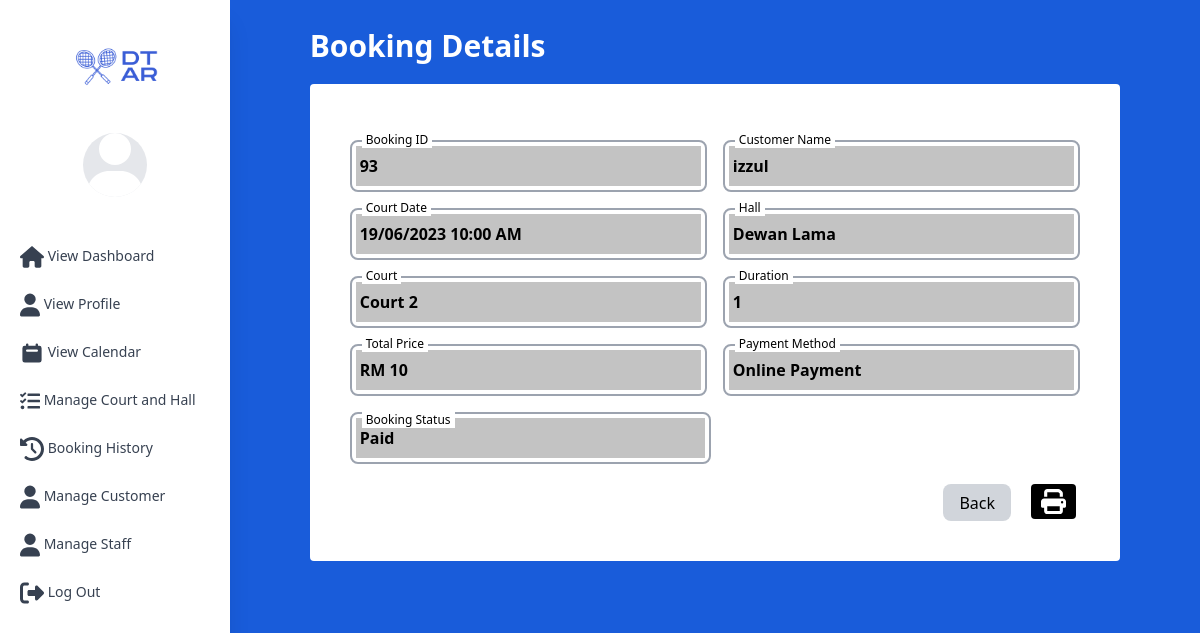
Page /adminManage_booking.php?id=93 (signed in) on the committed database.
### tables this page shows
CREATE TABLE `customer` (
  `customer_id` int(11) NOT NULL,
  `customer_name` varchar(50) DEFAULT NULL,
  `customer_age` varchar(50) DEFAULT NULL,
  `customer_ic` varchar(50) DEFAULT NULL,
  `customer_pass` varchar(50) DEFAULT NULL,
  `customer_email` varchar(50) NOT NULL,
  `customer_phone` varchar(20) DEFAULT NULL,
  `customer_address` varchar(100) DEFAULT NULL,
  `delete_at` timestamp NOT NULL DEFAULT current_timestamp() ON UPDATE current_timestamp(),
  `update_at` timestamp NULL DEFAULT NULL,
  `create_at` timestamp NULL DEFAULT NULL,
  `token` text DEFAULT NULL
);

CREATE TABLE `booking` (
  `booking_id` int(11) NOT NULL,
  `booking_datetime` datetime DEFAULT NULL,
  `booking_usedatetime` datetime DEFAULT NULL,
  `booking_duration` varchar(50) DEFAULT NULL,
  `booking_cancel` varchar(50) DEFAULT NULL,
  `booking_history` varchar(50) DEFAULT NULL,
  `customer_id` int(11) DEFAULT NULL,
  `delete_at` timestamp NOT NULL DEFAULT current_timestamp() ON UPDATE current_timestamp(),
  `update_at` timestamp NULL DEFAULT NULL,
  `create_at` timestamp NULL DEFAULT NULL,
  `token` text DEFAULT NULL
);

CREATE TABLE `hall` (
  `hall_id` int(11) NOT NULL,
  `hall_name` varchar(50) DEFAULT NULL,
  `hall_availability` varchar(50) DEFAULT NULL
);

CREATE TABLE `court` (
  `court_id` int(11) NOT NULL,
  `court_num` varchar(20) DEFAULT NULL,
  `hall_id` int(11) DEFAULT NULL,
  `court_availability` varchar(20) DEFAULT NULL,
  `delete_at` timestamp NOT NULL DEFAULT current_timestamp() ON UPDATE current_timestamp(),
  `update_at` timestamp NULL DEFAULT NULL,
  `create_at` timestamp NULL DEFAULT NULL,
  `token` text DEFAULT NULL
);

CREATE TABLE `payment` (
  `payment_id` int(11) NOT NULL,
  `payment_datetime` datetime DEFAULT NULL,
  `payment_amount` int(11) DEFAULT NULL,
  `booking_id` int(11) DEFAULT NULL,
  `customer_id` int(11) DEFAULT NULL,
  `paymentmethod_id` int(11) DEFAULT NULL,
  `delete_at` timestamp NULL DEFAULT current_timestamp() ON UPDATE current_timestamp(),
  `update_at` timestamp NULL DEFAULT NULL,
  `create_at` timestamp NULL DEFAULT NULL,
  `token` text DEFAULT NULL
);

CREATE TABLE `payment_method` (
  `paymentmethod_id` int(11) NOT NULL,
  `paymentmethod_title` varchar(30) DEFAULT NULL
);

### adminManage_booking.php (the view, shortened to what the rows shown need)
<?php
  include "config.php";
  $booking_id = $_GET['id'];
?>
<!DOCTYPE html>
<html lang="en">
<head>
  <link href="/BadmintonWebsite/styles.css" type="text/css" rel="stylesheet">
  <link href="https://cdn.jsdelivr.net/npm/tailwindcss@2.2.19/dist/tailwind.min.css" rel="stylesheet">
</head>
<body>
<body class="font-poppins antialiased">
<div id="view" class="h-screen w-screen flex flex-row bg-dtarblue">
<section class="pt-7 px-7 md:px-20 w-full">
    <h2 class="text-3xl font-bold mb-4 text-white">Booking Details</h2>
<div>
    <div class="container rounded bg-white mt-5 p-10 w-full">
                <form method="POST">
                  <?php
                    $sql =" SELECT *
                            FROM booking_court BC
                            JOIN booking B ON BC.booking_id = B.booking_id
                            JOIN court C ON BC.court_id = C.court_id
                            JOIN hall H ON H.hall_id = C.hall_id
                            JOIN customer CS ON CS.customer_id = B.customer_id
                            LEFT JOIN payment P ON P.customer_id = CS.customer_id
                            LEFT JOIN payment_method PM ON PM.paymentmethod_id = P.paymentmethod_id
                            WHERE B.booking_id = '$booking_id' ";
                      $result = mysqli_query($conn, $sql);
                      if (mysqli_num_rows($result) > 0) {
                        while ($row = mysqli_fetch_assoc($result)) {
                            $customer_name = $row['customer_name'];
                            $hall_name = $row['hall_name'];
                            $court_name = $row['court_num'];
                            $booking_duration = $row['booking_duration'];
                            $payment_method = $row['paymentmethod_title'];
                            $booking_history = $row['booking_history'];
                            $booked = $row['booking_usedatetime'];
                            $booked_usetime = DateTime::createFromFormat('Y-m-d H:i:s', $booked);
                            $day = $booked_usetime->format('l');
                            $date = $booked_usetime->format('d/m/Y');
                            $time = $booked_usetime->format('h:i A');
                        }
                          $dayPrices = [
                            'monday' => 10,
                            'tuesday' => 10,
                            'wednesday' => 10,
                            'thursday' => 10,
                            'friday' => 10,
                            'saturday' => 12,
                            'sunday' => 12
                          ];
                       ?>
                      <div class="flex flex-col md:flex-row gap-0 md:gap-4">
                        <div class="mt-2 relative w-full">
                            <div class="border-2 border-gray-400 p-1 rounded-lg mt-2">
                                <label class="bg-white absolute left-3 top-0 text-xs px-1" for="">Booking ID</label>
                                <input disabled style="background-color: #c3c3c3;" type="text" class="form-control px-1 py-2  w-full font-semibold" value="<?php echo $booking_id ?>">
                            </div>
                        </div>
                        <div class="mt-2 relative w-full">
                            <div class="border-2 border-gray-400 p-1 rounded-lg mt-2">
                                <label class="bg-white absolute left-3 top-0 text-xs px-1" for="">Customer Name</label>
                                <input disabled style="background-color: #c3c3c3;" type="text" class="form-control px-1 py-2  w-full font-semibold" value="<?php echo $customer_name ?>">
                                </div>
                        </div>
                        </div>
                        <div class="flex flex-col md:flex-row gap-0 md:gap-4">
                            <div class="mt-2 relative w-full">
                                <div class="border-2 border-gray-400 p-1 rounded-lg mt-2">
                                    <label class="bg-white absolute left-3 top-0 text-xs px-1" for="">Court Date</label>
                                    <input disabled style="background-color: #c3c3c3;" type="text" class="form-control px-1 py-2  w-full font-semibold" value="<?php echo $date . ' ' . $time ?>">
                                </div>
                            </div>
                            <div class="mt-2 relative w-full">
                                <div class="border-2 border-gray-400 p-1 rounded-lg mt-2">
                                    <label class="bg-white absolute left-3 top-0 text-xs px-1" for="">Hall</label>
                                    <input disabled style="background-color: #c3c3c3;" type="text" class="form-control px-1 py-2  w-full font-semibold"  value="<?php echo $hall_name ?>">
                                </div>
                            </div>
                        </div>
                        <div class="flex flex-col md:flex-row gap-0 md:gap-4">
                            <div class="mt-2 relative w-full">
                                <div class="border-2 border-gray-400 p-1 rounded-lg mt-2">
                                    <label class="bg-white absolute left-3 top-0 text-xs px-1" for="">Court</label>
                                    <input disabled style="background-color: #c3c3c3;" type="text" class="form-control px-1 py-2  w-full font-semibold" value="<?php echo $court_name ?>">
                                </div>
                            </div>
                            <div class="mt-2 relative w-full">
                                <div class="border-2 border-gray-400 p-1 rounded-lg mt-2">
                                    <label class="bg-white absolute left-3 top-0 text-xs px-1" for="">Duration</label>
                                    <input disabled style="background-color: #c3c3c3;" type="text" class="form-control px-1 py-2  w-full font-semibold"  value="<?php echo $booking_duration ?>">
                                </div>
                            </div>
                        </div>
                        <div class="flex flex-col md:flex-row gap-0 md:gap-4">
                            <div class="mt-2 relative w-full">
                                <div class="border-2 border-gray-400 p-1 rounded-lg mt-2">
                                    <label class="bg-white absolute left-3 top-0 text-xs px-1" for="">Total Price</label>
                                    <input disabled style="background-color: #c3c3c3;" type="text" class="form-control px-1 py-2 w-full font-semibold" value="RM <?php echo ($price = $dayPrices[strtolower($day)] * $booking_duration); ?>">
                                </div>
                            </div>
                            <div class="mt-2 relative w-full">
                                <div class="border-2 border-gray-400 p-1 rounded-lg mt-2">
                                    <label class="bg-white absolute left-3 top-0 text-xs px-1" for="">Payment Method</label>
                                    <input disabled style="background-color: #c3c3c3;" type="text" class="form-control px-1 py-2  w-full font-semibold"  value="<?php echo ($payment_method == 'fpx') ? 'Online Payment' : $payment_method; ?>">
                                </div>
                            </div>
                        </div>
                        <div class="mt-4 relative w-full">
                            <div class="border-2 border-gray-400 p-1 rounded-lg mt-2" style="width:49.5%">
                                <label class="bg-white absolute left-3 top-0 text-xs px-1" for="">Booking Status</label>
                                <?php
                                if($booking_history == 'Paid' || $booking_history == 'Pending' ){
                                   echo '<input disabled style="background-color: #c3c3c3;" type="text" class="form-control px-1 py-2  w-full font-semibold"  value="'.$booking_history.'">';
                                }
                                ?>
                            </div>
                        </div>
                        <div class="mt-5 justify-end my-auto flex gap-5">
                            <button name="back" class="px-4 py-1 rounded-lg bg-gray-300">Back</button>
                            <?php
                            if($booking_history == 'In Process'){
                              echo '<button name="submit" class="px-4 py-1 rounded-lg" style="background-color: #e9ff62;">Save</button>';
                            }
                            else{
                              echo '
                                  <div class="">
                                    <a href="#" onclick="printFile(\'Print.php?id='.$booking_id.'\')">
                                      <button class="text-white px-2 p-1 rounded mr-1" style="background-color: black; padding-left:10px; width:45px; height:35px;">
                                        <svg xmlns="http://www.w3.org/2000/svg" height="25px" viewBox="0 0 512 512">
                                          <style>svg{fill:#ffffff}</style>
                                          <path d="M128 0C92.7 0 64 28.7 64 64v96h64V64H354.7L384 93.3V160h64V93.3c0-17-6.7-33.3-18.7-45.3L400 18.7C388 6.7 371.7 0 354.7 0H128zM384 352v32 64H128V384 368 352H384zm64 32h32c17.7 0 32-14.3 32-32V256c0-35.3-28.7-64-64-64H64c-35.3 0-64 28.7-64 64v96c0 17.7 14.3 32 32 32H64v64c0 35.3 28.7 64 64 64H384c35.3 0 64-28.7 64-64V384zM432 248a24 24 0 1 1 0 48 24 24 0 1 1 0-48z"/>
                                        </svg>
                                      </button>
                                    </a>
                                  </div>';
                            }
                            ?>
                          </div>
                    </form>
                <?php
                    }
                ?>
                </div>
            </div>
        </div>
  </body>
</body>

### rows in the picture
customer: customer_name "izzul"
booking: booking_usedatetime "19/06/2023 10:00 AM", booking_duration "1", booking_history "Paid"
hall: hall_name "Dewan Lama"
court: court_num "Court 2"
payment: payment_amount "RM 10"
payment_method: paymentmethod_title "Online Payment"
